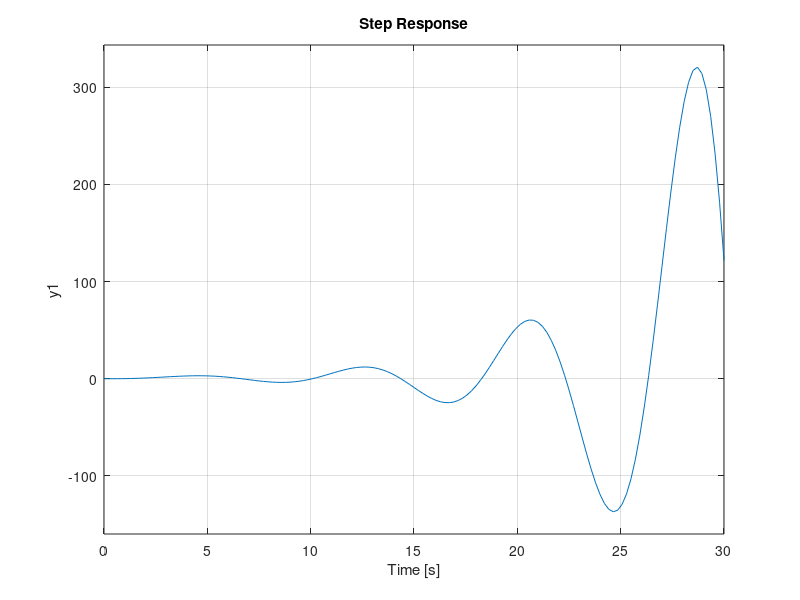
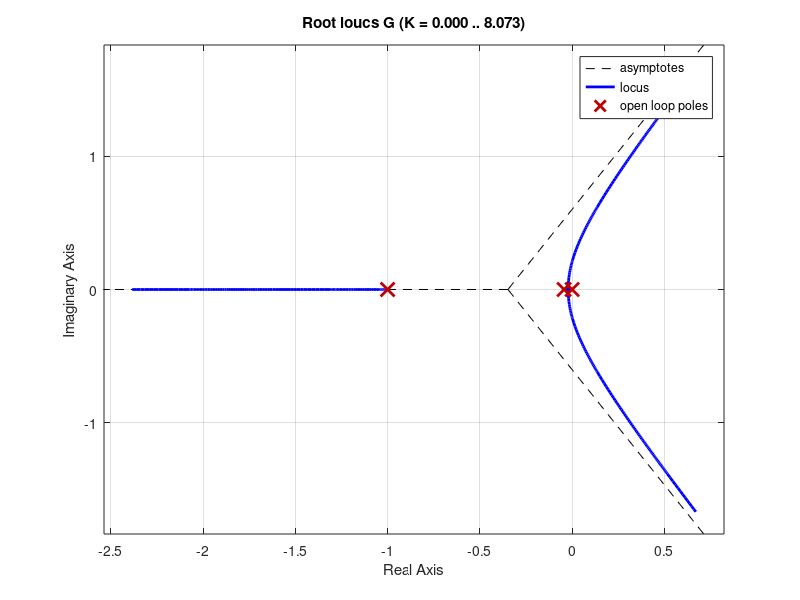

Write the MATLAB code that produced these figures, in order. (Note: this script raises an error after producing the figures.)
%% Using pidTuner function to tune PID parameters
% 

s = tf('s');
G = 21.99 / ((s+1)*s*(22.96*s+1));    % Boat's transfer function
%G = (s+0.25) / (s*(s+1)*(6*s+1));
Gf = feedback(G, 1);

% Closed loop step response
step(Gf);
grid on;

% Root locus open loop system
figure;
rlocus(G);
grid on;

% Use PID
R_ideal = pidtune(G, 'PID');
S_ideal = feedback(G*R_ideal, 1);

% Set PID params
k_ideal = [R_ideal.Kp, R_ideal.Ki, R_ideal.Kd];

% Closed loop step response with PID
figure;
step(S_ideal);
title('Ideal PID step response');
grid on;

% Complete system root locus
figure;
rlocus(S_ideal);
grid on;

%% BAS PID step response test

% k_bas = Simulation(false);                      % PID parameters found with BAS
% bas_pid = pid(k_bas(1), k_bas(2), k_bas(3));
% S_bas = feedback(bas_pid * G, 1);
% figure;
% step(S_bas);
% title('BAS PID step response');
% grid on;
